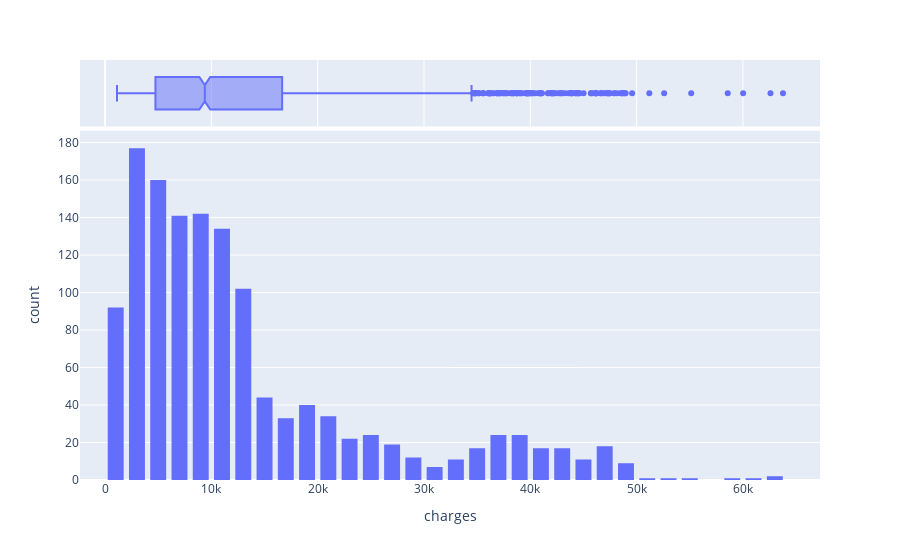

The cell this chart's notebook holds for it:
### Markdown cell above
##### Exploring each Feature "charges"

### Code cell
fig=px.histogram(data_frame=df,x="charges",marginal="box")
fig.update_layout(bargap=0.25)

### Figure 1 — Plotly figure (JSON) as saved in the notebook; plotly's stock layout.template omitted (floating-point values rounded to 4 significant figures; data arrays with more than 128 entries replaced by an {"elided": "..."} marker saying what was removed)
{"data": [{"alignmentgroup": "True", "bingroup": "x", "hovertemplate": "charges=%{x}<br>count=%{y}<extra></extra>", "legendgroup": "", "marker": {"color": "#636efa", "pattern": {"shape": ""}}, "name": "", "offsetgroup": "", "orientation": "v", "showlegend": false, "type": "histogram", "x": {"elided": "1338 float values"}, "xaxis": "x", "yaxis": "y"}, {"alignmentgroup": "True", "hovertemplate": "charges=%{x}<extra></extra>", "legendgroup": "", "marker": {"color": "#636efa"}, "name": "", "notched": true, "offsetgroup": "", "showlegend": false, "type": "box", "x": {"elided": "1338 float values"}, "xaxis": "x2", "yaxis": "y2"}], "layout": {"bargap": 0.25, "barmode": "relative", "legend": {"tracegroupgap": 0}, "margin": {"t": 60}, "xaxis": {"anchor": "y", "domain": [0, 1], "title": {"text": "charges"}}, "xaxis2": {"anchor": "y2", "domain": [0, 1], "matches": "x", "showgrid": true, "showticklabels": false}, "yaxis": {"anchor": "x", "domain": [0, 0.8316], "title": {"text": "count"}}, "yaxis2": {"anchor": "x2", "domain": [0.8416, 1], "matches": "y2", "showgrid": false, "showline": false, "showticklabels": false, "ticks": ""}}}
